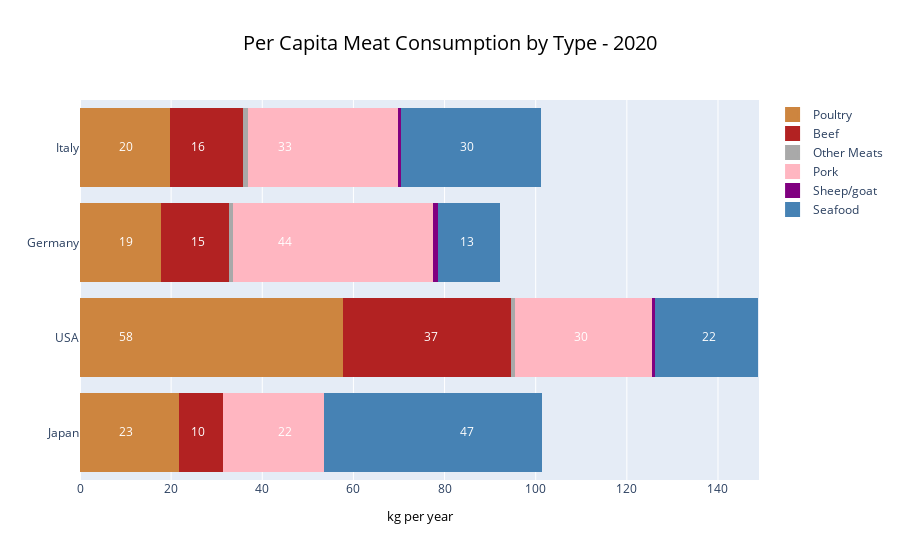

Notebook cell for this chart:
### Markdown cell above
**Meat Consumption by country**

### Code cell
fig = go.Figure()

## Poultry ##
fig.add_trace(go.Bar(
    y=["Japan", "USA", "Germany", "Italy"],
    x=[22,58,18,20],
    name='Poultry',
    orientation='h',
    marker=dict(
        color='peru',
        line=dict(color='peru', width=3)
    ), legendrank=6
))
## Beef ##
fig.add_trace(go.Bar(
    y=["Japan", "USA", "Germany", "Italy"],
    x=[9.7,37,15,16],
    name='Beef',
    orientation='h',
    marker=dict(
        color='firebrick',
        line=dict(color='firebrick', width=3)
    ), legendrank=5
))
## Other Meats ##
fig.add_trace(go.Bar(
    y=["Japan", "USA", "Germany", "Italy"],
    x=[0.1,0.8,0.83,1.09],
    name='Other Meats',
    orientation='h',
    marker=dict(
        color='darkgray',
        line=dict(color='darkgray', width=3)
    ), legendrank=4
))
## Pork ##
fig.add_trace(go.Bar(
    y=["Japan", "USA", "Germany", "Italy"],
    x=[22,30,44,33],
    name='Pork',
    orientation='h',
    marker=dict(
        color='lightpink',
        line=dict(color='lightpink', width=3)
    ), legendrank=3
))
## Sheep/goat ##
fig.add_trace(go.Bar(
    y=["Japan", "USA", "Germany", "Italy"],
    x=[0.15,0.6,0.97,0.77],
    name='Sheep/goat',
    orientation='h',
    marker=dict(
        color='purple',
        line=dict(color='purple', width=3)
    ), legendrank=2
))
## Seafood ##
fig.add_trace(go.Bar(
    y=["Japan", "USA", "Germany", "Italy"],
    x=[47,22,13,30],
    name='Seafood',
    orientation='h',
    marker=dict(
        color='steelblue',
        line=dict(color='steelblue', width=3)
    ), legendrank=1
))
## Annotations ##

fig.add_trace(go.Scatter(
    x=[10],
    y=['Italy'],
    mode="text",
    name="Poultry",
    text=["20"],
    textposition="middle center",
    showlegend=False
))
fig.add_trace(go.Scatter(
    x=[10],
    y=['Germany'],
    mode="text",
    name="Poultry",
    text=["19"],
    textposition="middle center",
    showlegend=False
))
fig.add_trace(go.Scatter(
    x=[10],
    y=['USA'],
    mode="text",
    name="Poultry",
    text=["58"],
    textposition="middle center",
    showlegend=False
))
fig.add_trace(go.Scatter(
    x=[10],
    y=['Japan'],
    mode="text",
    name="Poultry",
    text=["23"],
    textposition="middle center",
    showlegend=False
))
fig.add_trace(go.Scatter(
    x=[77],
    y=['USA'],
    mode="text",
    name="Beef",
    text=["37"],
    textposition="middle center",
    showlegend=False
))
fig.add_trace(go.Scatter(
    x=[26],
    y=['Italy'],
    mode="text",
    name="Beef",
    text=["16"],
    textposition="middle center",
    showlegend=False
))
fig.add_trace(go.Scatter(
    x=[26],
    y=['Germany'],
    mode="text",
    name="Beef",
    text=["15"],
    textposition="middle center",
    showlegend=False
))
fig.add_trace(go.Scatter(
    x=[26],
    y=['Japan'],
    mode="text",
    name="Beef",
    text=["10"],
    textposition="middle center",
    showlegend=False
))
fig.add_trace(go.Scatter(
    x=[110],
    y=['USA'],
    mode="text",
    name="Pork",
    text=["30"],
    textposition="middle center",
    showlegend=False
))
fig.add_trace(go.Scatter(
    x=[45],
    y=['Italy'],
    mode="text",
    name="Pork",
    text=["33"],
    textposition="middle center",
    showlegend=False
))
fig.add_trace(go.Scatter(
    x=[45],
    y=['Germany'],
    mode="text",
    name="Pork",
    text=["44"],
    textposition="middle center",
    showlegend=False
))
fig.add_trace(go.Scatter(
    x=[45],
    y=['Japan'],
    mode="text",
    name="Pork",
    text=["22"],
    textposition="middle center",
    showlegend=False
))
fig.add_trace(go.Scatter(
    x=[85],
    y=['Italy'],
    mode="text",
    name="Seafood",
    text=["30"],
    textposition="middle center",
    showlegend=False
))
fig.add_trace(go.Scatter(
    x=[85],
    y=['Germany'],
    mode="text",
    name="Seafood",
    text=["13"],
    textposition="middle center",
    showlegend=False
))
fig.add_trace(go.Scatter(
    x=[85],
    y=['Japan'],
    mode="text",
    name="Seafood",
    text=["47"],
    textposition="middle center",
    showlegend=False
))
fig.add_trace(go.Scatter(
    x=[138],
    y=['USA'],
    mode="text",
    name="Seafood",
    text=["22"],
    textposition="middle center",
    showlegend=False
))
fig.update_traces(textfont_color='white')

# Add title
fig.update_layout(
    title_text="Per Capita Meat Consumption by Type - 2020",
    title_x=0.5,
    title_font=dict(
        size=20,
        color="black"
    )
)
# Set x-axis title
fig.update_xaxes(title_text="kg per year", title_font=dict(size=13, color="black"))

# Set x limit of 149
fig.update_layout(xaxis_range=[0, 149])
fig.update_layout(barmode='stack')

## Disable legend clicks
fig.update_layout(legend_itemclick=False)
fig.update_layout(legend_itemdoubleclick=False)

fig.write_html("plotly_time_consume_meattttttf.html")
fig.show()

### Figure 1 — Plotly figure (JSON) as saved in the notebook; plotly's stock layout.template omitted (floating-point values rounded to 4 significant figures)
{"data": [{"legendrank": 6, "marker": {"color": "peru", "line": {"color": "peru", "width": 3}}, "name": "Poultry", "orientation": "h", "textfont": {"color": "white"}, "type": "bar", "x": [22, 58, 18, 20], "y": ["Japan", "USA", "Germany", "Italy"]}, {"legendrank": 5, "marker": {"color": "firebrick", "line": {"color": "firebrick", "width": 3}}, "name": "Beef", "orientation": "h", "textfont": {"color": "white"}, "type": "bar", "x": [9.7, 37, 15, 16], "y": ["Japan", "USA", "Germany", "Italy"]}, {"legendrank": 4, "marker": {"color": "darkgray", "line": {"color": "darkgray", "width": 3}}, "name": "Other Meats", "orientation": "h", "textfont": {"color": "white"}, "type": "bar", "x": [0.1, 0.8, 0.83, 1.09], "y": ["Japan", "USA", "Germany", "Italy"]}, {"legendrank": 3, "marker": {"color": "lightpink", "line": {"color": "lightpink", "width": 3}}, "name": "Pork", "orientation": "h", "textfont": {"color": "white"}, "type": "bar", "x": [22, 30, 44, 33], "y": ["Japan", "USA", "Germany", "Italy"]}, {"legendrank": 2, "marker": {"color": "purple", "line": {"color": "purple", "width": 3}}, "name": "Sheep/goat", "orientation": "h", "textfont": {"color": "white"}, "type": "bar", "x": [0.15, 0.6, 0.97, 0.77], "y": ["Japan", "USA", "Germany", "Italy"]}, {"legendrank": 1, "marker": {"color": "steelblue", "line": {"color": "steelblue", "width": 3}}, "name": "Seafood", "orientation": "h", "textfont": {"color": "white"}, "type": "bar", "x": [47, 22, 13, 30], "y": ["Japan", "USA", "Germany", "Italy"]}, {"mode": "text", "name": "Poultry", "showlegend": false, "text": ["20"], "textfont": {"color": "white"}, "textposition": "middle center", "type": "scatter", "x": [10], "y": ["Italy"]}, {"mode": "text", "name": "Poultry", "showlegend": false, "text": ["19"], "textfont": {"color": "white"}, "textposition": "middle center", "type": "scatter", "x": [10], "y": ["Germany"]}, {"mode": "text", "name": "Poultry", "showlegend": false, "text": ["58"], "textfont": {"color": "white"}, "textposition": "middle center", "type": "scatter", "x": [10], "y": ["USA"]}, {"mode": "text", "name": "Poultry", "showlegend": false, "text": ["23"], "textfont": {"color": "white"}, "textposition": "middle center", "type": "scatter", "x": [10], "y": ["Japan"]}, {"mode": "text", "name": "Beef", "showlegend": false, "text": ["37"], "textfont": {"color": "white"}, "textposition": "middle center", "type": "scatter", "x": [77], "y": ["USA"]}, {"mode": "text", "name": "Beef", "showlegend": false, "text": ["16"], "textfont": {"color": "white"}, "textposition": "middle center", "type": "scatter", "x": [26], "y": ["Italy"]}, {"mode": "text", "name": "Beef", "showlegend": false, "text": ["15"], "textfont": {"color": "white"}, "textposition": "middle center", "type": "scatter", "x": [26], "y": ["Germany"]}, {"mode": "text", "name": "Beef", "showlegend": false, "text": ["10"], "textfont": {"color": "white"}, "textposition": "middle center", "type": "scatter", "x": [26], "y": ["Japan"]}, {"mode": "text", "name": "Pork", "showlegend": false, "text": ["30"], "textfont": {"color": "white"}, "textposition": "middle center", "type": "scatter", "x": [110], "y": ["USA"]}, {"mode": "text", "name": "Pork", "showlegend": false, "text": ["33"], "textfont": {"color": "white"}, "textposition": "middle center", "type": "scatter", "x": [45], "y": ["Italy"]}, {"mode": "text", "name": "Pork", "showlegend": false, "text": ["44"], "textfont": {"color": "white"}, "textposition": "middle center", "type": "scatter", "x": [45], "y": ["Germany"]}, {"mode": "text", "name": "Pork", "showlegend": false, "text": ["22"], "textfont": {"color": "white"}, "textposition": "middle center", "type": "scatter", "x": [45], "y": ["Japan"]}, {"mode": "text", "name": "Seafood", "showlegend": false, "text": ["30"], "textfont": {"color": "white"}, "textposition": "middle center", "type": "scatter", "x": [85], "y": ["Italy"]}, {"mode": "text", "name": "Seafood", "showlegend": false, "text": ["13"], "textfont": {"color": "white"}, "textposition": "middle center", "type": "scatter", "x": [85], "y": ["Germany"]}, {"mode": "text", "name": "Seafood", "showlegend": false, "text": ["47"], "textfont": {"color": "white"}, "textposition": "middle center", "type": "scatter", "x": [85], "y": ["Japan"]}, {"mode": "text", "name": "Seafood", "showlegend": false, "text": ["22"], "textfont": {"color": "white"}, "textposition": "middle center", "type": "scatter", "x": [138], "y": ["USA"]}], "layout": {"barmode": "stack", "legend": {"itemclick": false, "itemdoubleclick": false}, "title": {"font": {"color": "black", "size": 20}, "text": "Per Capita Meat Consumption by Type - 2020", "x": 0.5}, "xaxis": {"range": [0, 149], "title": {"font": {"color": "black", "size": 13}, "text": "kg per year"}}}}
